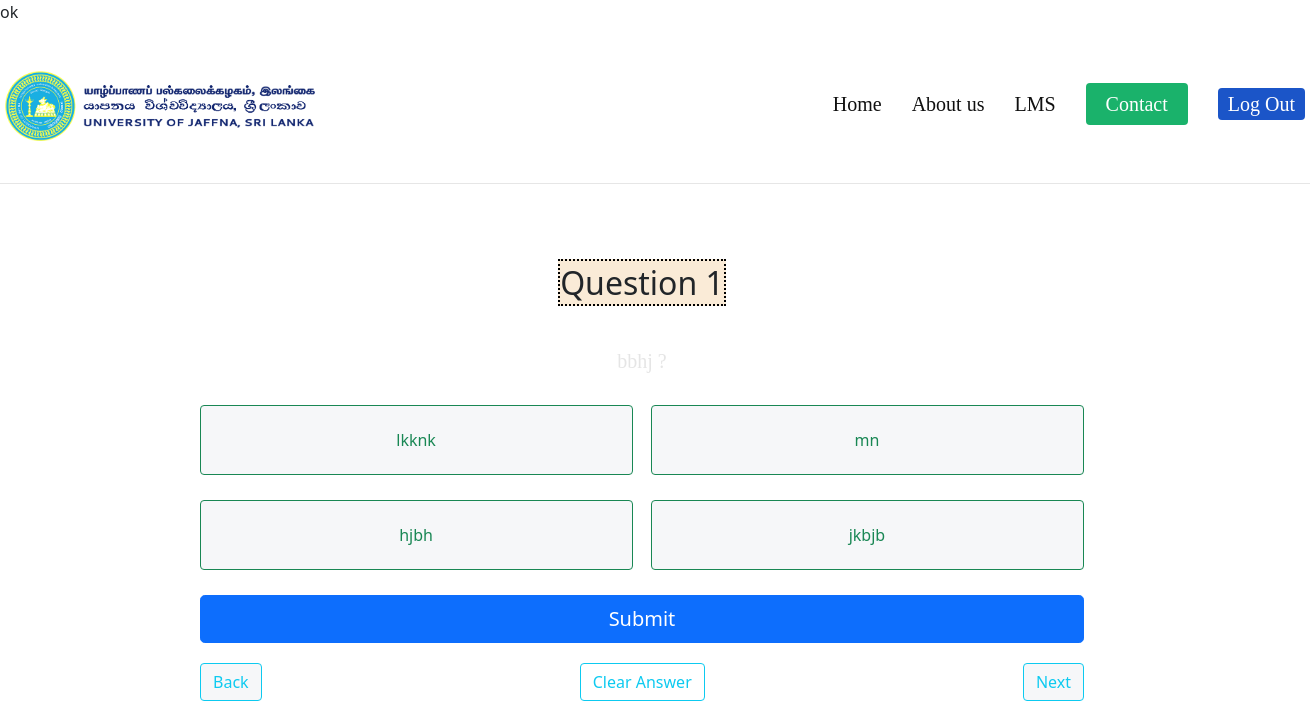
The page /displayQ.php?id=1 on the database its author committed.
### tables this page shows
CREATE TABLE `approveq` (
  `ID` int(4) primary key not NULL auto_increment,
  `question` varchar(400) NOT NULL,
  `answera` varchar(400) NOT NULL,
  `answerb` varchar(400) NOT NULL,
  `answerc` varchar(400) NOT NULL,
  `answerd` varchar(400) NOT NULL,
  `correctOne` varchar(400) NOT NULL
);

### displayQ.php (the view, shortened to what this page needs)
<?php include('db.php'); ?>
<?php
$answera = '';
$answerb = '';
$answerc = '';
$answerd = '';
$question = '';
$answera_class = '';
$answerb_class = '';
$answerc_class = '';
$answerd_class = '';
$answer_style_display = '';
if (isset($_GET["id"]) && $_GET["id"] != null) {
    $id = $_GET["id"];
    $sql = "SELECT * FROM approveq WHERE id='$id'";
    $result = $conn->query($sql);
    if ($result->num_rows > 0) {
        while ($row = $result->fetch_assoc()) {
            $answera = $row["answera"];
            $answerb = $row["answerb"];
            $answerc = $row["answerc"];
            $answerd = $row["answerd"];
            $question = $row["question"];
        }
    } else {
        echo "0 results";
    }
}
?>
<html>
<head>
    <link rel="stylesheet" type=text/css  href=stylesheet.css?v=1>
    <link rel="stylesheet" href="https://cdnjs.cloudflare.com/ajax/libs/font-awesome/6.1.1/css/font-awesome.min.css">
    <link href="css/bootstrap.min.css" rel="stylesheet">
</head>
<body>
    <div id="container">
        <header>
            <div class="inner">
                <div class="logo">
                    <div>
                        <img src="uoj_logo.png" alt="Google logo">
                    </div>
                </div>
                <nav>
                    <li><span><a href="">Home</a></span></li>
                    <li><span><a href="">About us</a></span></li>
                    <li><span><a href="">LMS</a></span></li>
                    <li><span><a href="contact.php" class="button">Contact</a></span></li>
			  <li><span><a href="login.php" class="lg">Log Out</a></span></li>
                </nav>
            </div>
        </header>
        <div id="main" style="padding: 80px 5px 130px 200px;">
            <div id="ux">
                <h2>
                    <label2 id="qi">Question <?php echo $_GET["id"]; ?> </label2><br><br>
                </h2>
                <h5><?php echo $question; ?> ?</h5><br>
                <form action="http://localhost/PROJECT/displayQ.php" method="GET">
                    <div class="answers_div_double">
                        <label class="btn btn-outline-success <?php echo $answera_class; ?>" for="answer1"><?php echo $answera; ?>
                        </label>
                        <label class="btn btn-outline-success <?php echo $answerb_class; ?>" for="answer2"><?php echo $answerb; ?>
                        </label>
                    </div>
                    <div class="answers_div_double">
                        <label class="btn btn-outline-success <?php echo $answerc_class; ?>" for="answer3"><?php echo $answerc; ?>
                        </label>
                        <label class="btn btn-outline-success <?php echo $answerd_class; ?>" for="answer4"><?php echo $answerd; ?>
                        </label>
                    </div>
                    <div class="<?php echo $answer_style_display; ?>">
                        <button type="submit" class="btn btn-primary btn-lg btn-block answer_submit">Submit</button>
                    </div>
                </form>
                <div class="answer_div_footer">
                    <a type="button" class="btn btn-outline-info" href="displayQ.php?id=<?php echo $_GET["id"] - 1; ?>">Back</a>
                    <button type="button" class="btn btn-outline-info <?php echo $answer_style_display; ?>" onclick="clearAnswers()">Clear Answer</button>
                    <a type="button" class="btn btn-outline-info" href="displayQ.php?id=<?php echo $_GET["id"] + 1; ?>">Next</a>
                </div>
            </div>
        </div>
    </div>
</body>
</html>

### stylesheet.css (style rules this page uses)
* { margin:0; padding:0; box-sizing: border-box; }
body { background-image:url("R.jpg"); background-size: cover; }
header { width: 100vw; height: 20%; border-bottom: solid 1px rgba(16, 16, 16, 0.1); font-family: 'Poppins'; }
header .inner { width: 1300px; height: 100%; display: block; margin: 0 auto; }
header .logo { display: table; height: 100%; float: left; }
header .logo div { height: 100%; display: table-cell; vertical-align: middle; }
header .logo img { height: 70px; margin-top: 5px; }
header nav { float: right; height: 100%; }
header nav li { display: table; height: 100%; float: left; margin-right: 30px; }
header nav li:last-of-type { margin-right: 0; }
header nav span { display: table-cell; vertical-align: middle; }
header nav a { color: #101010; font-size:20px; }
header nav .button { background-color: #1ab26b; color: #FFF; padding: 10px 20px; border-radius: 4px; }
header nav .lg { background-color: #1b55c8; color: #FFF; padding: 5px 10px; border-radius: 4px; }
#main h5 { font-family: 'Abril Fatface', cursive; font-size: 20px; color:rgba(227, 227, 227, 0.944); }

### displayQ.php (style rules this page uses)
a { color: black; text-decoration: none; }
#qi { background-color: antiquewhite; border: black dotted 2px; }
#ux { text-align: center; width: 80%; height: 70%; }
.answers_div_double { display: flex; justify-content: space-between; margin-bottom: 25px; }
.answers_div_double .btn-outline-success { width: 49%; height: 70px; display: flex; align-items: center; justify-content: center; }
.answer_submit { width: 100%; }
.btn-outline-success { background-color: #f6f7f9; }
.answer_div_footer a { background-color: #f6f7f9; }
.answer_div_footer { display: flex; justify-content: space-between; margin-top: 20px; }

### rows shown on the page
approveq: question "bbhj", answera "lkknk", answerb "mn", answerc "hjbh", answerd "jkbjb"

### other values the page prints
$_GET["id"] "1"
